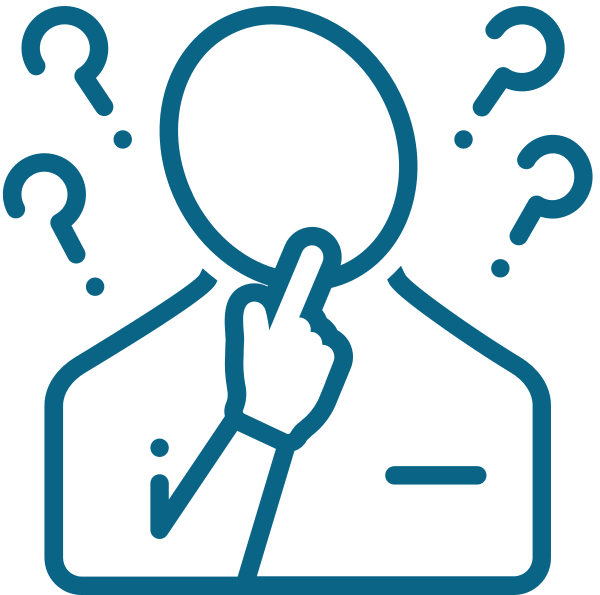
#> input picture generator/assets/ikon_bingung.png, 1200 x 1190 px (shown at 1/2 size); its folder holds only this picture in this run
$ python -i tema_general.py   (imports and definitions only)
#> lines starting #> are read from the running program, lines starting #| are printed output that depends on the picture
#> further down, picture is the input picture: PIL image 1200x1190 RGBA; mean R, G, B, A 2, 20.2, 27.1, 50.2
"""Tema "General": tampilan mengikuti 'Template Materi General.pptx'.

Slide sampul, pendahuluan, tujuan, penutup, dan terima kasih disalin dari slide contoh di
template (foto, ilustrasi, bingkai, dan hiasan tetap persis), lalu teks contohnya diganti
isi naskah. Slide isi memakai chip dan hiasan samar dari template; komponen isinya (tabel,
kartu, catatan, soal) memakai tata letak generator dengan token warna tema General.
Navigasi digambar ulang agar bagian aktifnya benar dan tetap bisa diklik.

Slide contoh dikenali dari teks besarnya (MATERI BESAR, PENDAHULUAN, TUJUAN PEMBELAJARAN,
PENUTUP, TERIMA KASIH) dan dari slide isi yang berisi tabel, bukan dari nomor urutnya.
"""
from __future__ import annotations

import copy
import io

from PIL import Image, ImageChops
from pptx.opc.packuri import PackURI
from pptx.oxml.ns import qn

import desain as D
from desain import P

R_NS = "{http://schemas.openxmlformats.org/officeDocument/2006/relationships}"
EMU = 914400
NAVBAR = (2.22, 10.04, 11.56, 0.65)  # x, y, w, h seperti di template
BATAS_HALAMAN = 9.3  # bawah halaman putih pada slide berbingkai


class TemplateGeneralTidakCocok(ValueError):
    pass


# ------------------------------------------------------------ bantuan ---
# [17 lines left out: functions _semua_bentuk, _teks_besar, not called in this run]


def _teks_dalam(el):
    return " ".join(t.text or "" for t in el.iter(qn("a:t")))


# [6 lines left out: function _navbar_template, not called in this run]


def _isian_gambar(el):
    sp = el.find(qn("p:spPr"))
    return sp is not None and sp.find(qn("a:blipFill")) is not None


# [14 lines left out: functions _xfrm, _posisi, not called in this run]


def _abu_abu(im):
    """True bila piksel yang terlihat praktis tanpa warna (R, G, B hampir sama).

    Piksel hampir transparan (alfa < 24) diabaikan, dan sisa berwarna maks 0,05% piksel ditoleransi:
    garis gelombang template punya sedikit tepi berwarna yang tidak tampak.
    """
    r, g, b = im.convert("RGB").split()
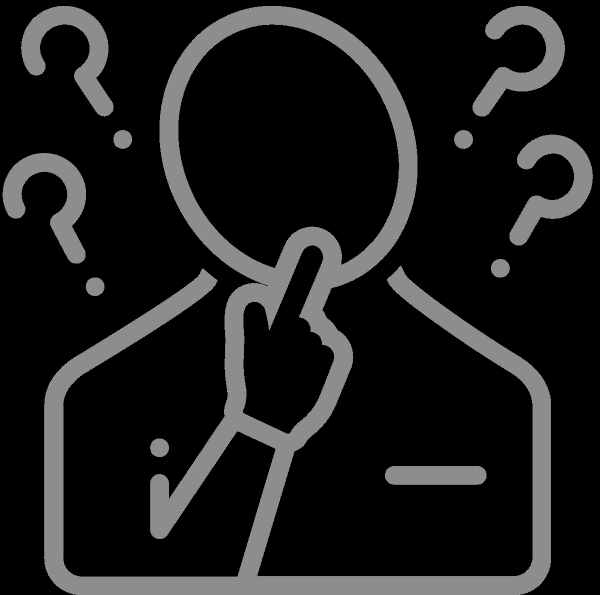
#> r: PIL image 1200x1190 L (shown at 1/2 size); min 0, max 18, mean 2.02; drawn with min black and max white
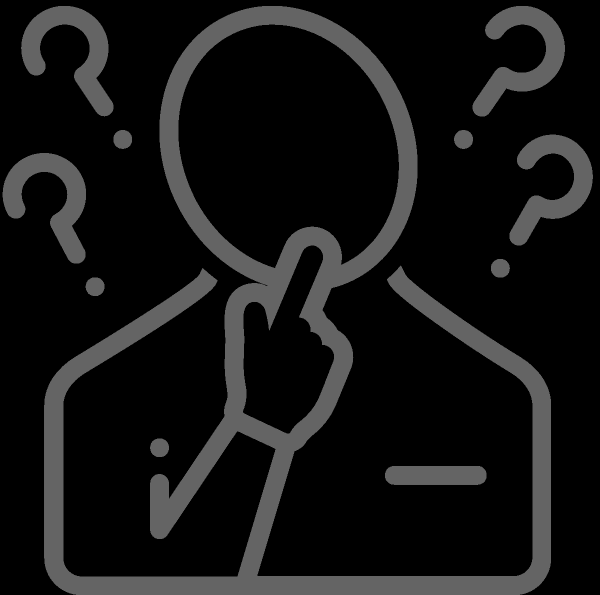
#> g: PIL image 1200x1190 L (shown at 1/2 size); min 0, max 127, mean 20.2
    beda = ImageChops.lighter(ImageChops.difference(r, g), ImageChops.difference(g, b))
    if "A" in im.getbands():
        beda = ImageChops.multiply(beda, im.getchannel("A").point(lambda a: 255 if a >= 24 else 0))
    return sum(beda.histogram()[11:]) <= im.width * im.height * 0.0005


LEBAR_MAKS, LEBAR_MAKS_ABU = 1600, 1200


# [20 lines left out: function _perkecil, not called in this run]


class TemaGeneral:
    nama = "general"

    def __init__(self, slides):
        self.sumber = self._kenali(slides)
        self._siapkan_media(slides)

    # [183 lines left out: functions _siapkan_media, _kenali, salin, salin_slide, _potong_kanan, _teks_contoh and 4 more, not called in this run]

    def nomor_halaman(self, slide, nomor, total, gelap=False):
        D.lingkaran(slide, 14.55, NAVBAR[1] + 0.07, 0.52, "putih" if gelap else "navy", nomor,
                    12 if nomor < 100 else 10, "navy" if gelap else "putih", nama="Nomor halaman")

    # ----------------------------------------------------- slide khusus
    VARIAN_SAMPUL = ("putih", "foto")

    # [45 lines left out: functions sampul, _judul_sampul, _isi_halaman, not called in this run]

    W_PENDAHULUAN, Y_PENDAHULUAN = 12.37, 2.02

    def _tinggi_pemantik(self, pemantik):
        return D.tinggi_catatan(pemantik, self.W_PENDAHULUAN, "Pertanyaan pemantik", 19) + 0.3 if pemantik else 0

    # [51 lines left out: functions tinggi_gambar_pendahuluan, pendahuluan, tujuan, not called in this run]

    # ukuran slide penutup (inci): isi x, lebar, y awal, diameter nomor, jarak antarbutir
    PENUTUP = {"x": 1.12, "w": 12.6, "y": 2.0, "d": 0.6, "celah": 0.15, "sisi": (0.4, 0.3, 0.4, 0.3)}

    # [50 lines left out: functions susun_penutup, penutup, not called in this run]

    def terima_kasih(self, slide):
        self.salin_slide("terima_kasih", slide, lambda el: False)

>>> from PIL import Image
>>> picture = Image.open('assets/ikon_bingung.png')
>>> result = _abu_abu(picture)
#> result = False
